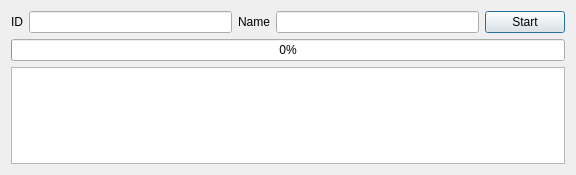
<?xml version="1.0" encoding="UTF-8"?>
<ui version="4.0">
 <class>Dialog</class>
 <widget class="QDialog" name="Dialog">
  <property name="geometry">
   <rect>
    <x>0</x>
    <y>0</y>
    <width>576</width>
    <height>175</height>
   </rect>
  </property>
  <property name="windowTitle">
   <string>Dialog</string>
  </property>
  <layout class="QGridLayout" name="gridLayout">
   <item row="0" column="0">
    <layout class="QHBoxLayout" name="horizontalLayout">
     <item>
      <widget class="QLabel" name="label">
       <property name="text">
        <string>ID</string>
       </property>
      </widget>
     </item>
     <item>
      <widget class="QLineEdit" name="lineEdit_id"/>
     </item>
     <item>
      <widget class="QLabel" name="label_2">
       <property name="text">
        <string>Name</string>
       </property>
      </widget>
     </item>
     <item>
      <widget class="QLineEdit" name="lineEdit_name"/>
     </item>
     <item>
      <widget class="QPushButton" name="pushButton_start">
       <property name="text">
        <string>Start</string>
       </property>
       <property name="icon">
        <iconset resource="res.qrc">
         <normaloff>:/img/Download_73.119383825417px_1183408_easyicon.net.png</normaloff>:/img/Download_73.119383825417px_1183408_easyicon.net.png</iconset>
       </property>
       <property name="checkable">
        <bool>true</bool>
       </property>
      </widget>
     </item>
    </layout>
   </item>
   <item row="1" column="0">
    <widget class="QProgressBar" name="progressBar">
     <property name="value">
      <number>0</number>
     </property>
     <property name="textDirection">
      <enum>QProgressBar::TopToBottom</enum>
     </property>
    </widget>
   </item>
   <item row="2" column="0">
    <widget class="QTextEdit" name="textEdit"/>
   </item>
  </layout>
 </widget>
 <resources>
  <include location="res.qrc"/>
 </resources>
 <connections>
  <connection>
   <sender>pushButton_start</sender>
   <signal>clicked(bool)</signal>
   <receiver>Dialog</receiver>
   <slot>do_start(bool)</slot>
   <hints>
    <hint type="sourcelabel">
     <x>528</x>
     <y>21</y>
    </hint>
    <hint type="destinationlabel">
     <x>287</x>
     <y>87</y>
    </hint>
   </hints>
  </connection>
  <connection>
   <sender>Dialog</sender>
   <signal>when_message(QString)</signal>
   <receiver>textEdit</receiver>
   <slot>append(QString)</slot>
   <hints>
    <hint type="sourcelabel">
     <x>287</x>
     <y>87</y>
    </hint>
    <hint type="destinationlabel">
     <x>287</x>
     <y>103</y>
    </hint>
   </hints>
  </connection>
  <connection>
   <sender>Dialog</sender>
   <signal>when_id(QString)</signal>
   <receiver>lineEdit_id</receiver>
   <slot>setText(QString)</slot>
   <hints>
    <hint type="sourcelabel">
     <x>287</x>
     <y>87</y>
    </hint>
    <hint type="destinationlabel">
     <x>131</x>
     <y>21</y>
    </hint>
   </hints>
  </connection>
  <connection>
   <sender>Dialog</sender>
   <signal>when_name(QString)</signal>
   <receiver>lineEdit_name</receiver>
   <slot>setText(QString)</slot>
   <hints>
    <hint type="sourcelabel">
     <x>287</x>
     <y>87</y>
    </hint>
    <hint type="destinationlabel">
     <x>380</x>
     <y>21</y>
    </hint>
   </hints>
  </connection>
  <connection>
   <sender>Dialog</sender>
   <signal>when_progress(int)</signal>
   <receiver>progressBar</receiver>
   <slot>setValue(int)</slot>
   <hints>
    <hint type="sourcelabel">
     <x>287</x>
     <y>87</y>
    </hint>
    <hint type="destinationlabel">
     <x>287</x>
     <y>51</y>
    </hint>
   </hints>
  </connection>
  <connection>
   <sender>Dialog</sender>
   <signal>finished(int)</signal>
   <receiver>Dialog</receiver>
   <slot>do_stop()</slot>
   <hints>
    <hint type="sourcelabel">
     <x>287</x>
     <y>87</y>
    </hint>
    <hint type="destinationlabel">
     <x>287</x>
     <y>87</y>
    </hint>
   </hints>
  </connection>
  <connection>
   <sender>Dialog</sender>
   <signal>when_title(QString)</signal>
   <receiver>Dialog</receiver>
   <slot>setWindowTitle(QString)</slot>
   <hints>
    <hint type="sourcelabel">
     <x>287</x>
     <y>87</y>
    </hint>
    <hint type="destinationlabel">
     <x>287</x>
     <y>87</y>
    </hint>
   </hints>
  </connection>
 </connections>
 <slots>
  <signal>when_id(QString)</signal>
  <signal>when_name(QString)</signal>
  <signal>when_progress(int)</signal>
  <signal>when_message(QString)</signal>
  <signal>when_title(QString)</signal>
  <slot>do_start(bool)</slot>
  <slot>do_stop()</slot>
  <slot>slot1()</slot>
 </slots>
</ui>
